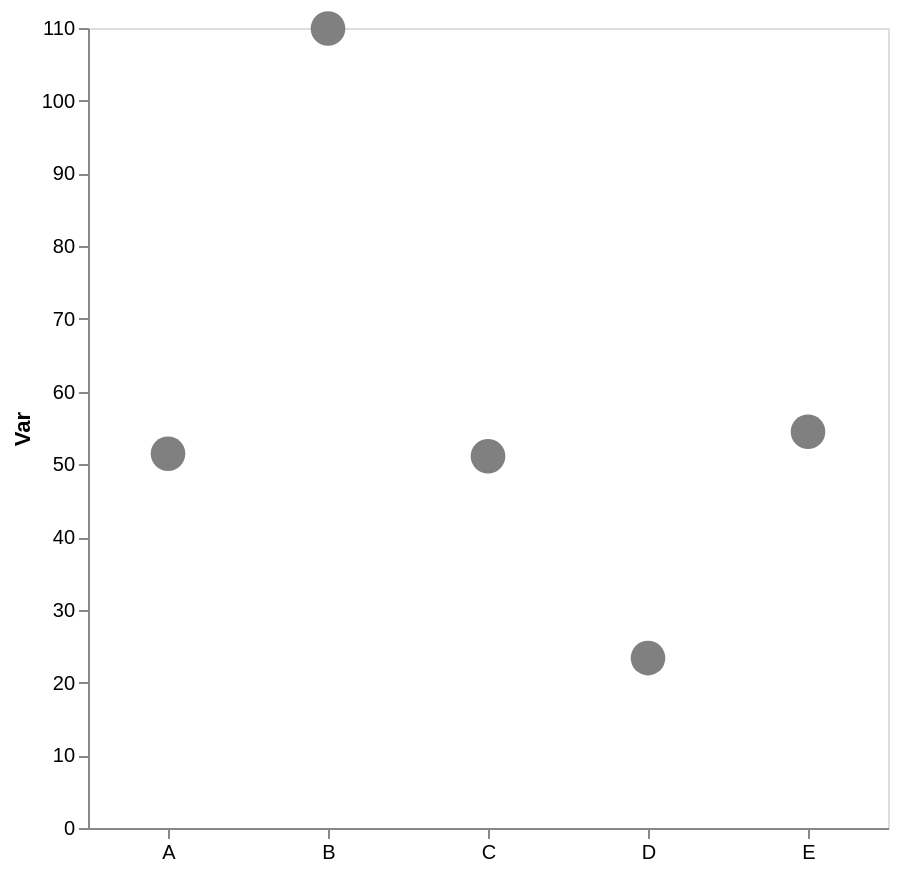

Specify this chart in Vega-Lite:
### Vega-Lite specification from a JSON file in a GitHub repository (floating-point values rounded to 4 significant figures)
{"config": {"view": {"continuousWidth": 300, "continuousHeight": 300}, "axis": {"grid": false}, "bar": {"color": "gray"}}, "data": {"name": "data-0d35f14c20d60ffac17f7ed58fce2947"}, "mark": {"type": "point", "color": "gray", "filled": true, "size": 300}, "encoding": {"x": {"axis": {"labelAngle": 0, "title": null}, "field": "cat", "type": "nominal"}, "y": {"aggregate": "mean", "axis": {"title": "Var"}, "field": "var1", "type": "quantitative"}}, "height": 400, "width": 400, "$schema": "https://vega.github.io/schema/vega-lite/v5.17.0.json", "datasets": {"data-0d35f14c20d60ffac17f7ed58fce2947": [{"cat": "D", "var1": 27.98, "var2": 51.17}, {"cat": "A", "var1": 44.76, "var2": 48.32}, {"cat": "A", "var1": 48.69, "var2": 63.63}, {"cat": "B", "var1": 109.9, "var2": 36.31}, {"cat": "E", "var1": 43.23, "var2": 37.21}, {"cat": "C", "var1": 60.96, "var2": 43.71}, {"cat": "C", "var1": 41.28, "var2": 58.2}, {"cat": "D", "var1": 17.63, "var2": 48.31}, {"cat": "A", "var1": 60.4, "var2": 60.05}, {"cat": "E", "var1": 65.74, "var2": 52.0}, {"cat": "D", "var1": 24.49, "var2": 55.52}, {"cat": "A", "var1": 52.0, "var2": 43.96}]}}
